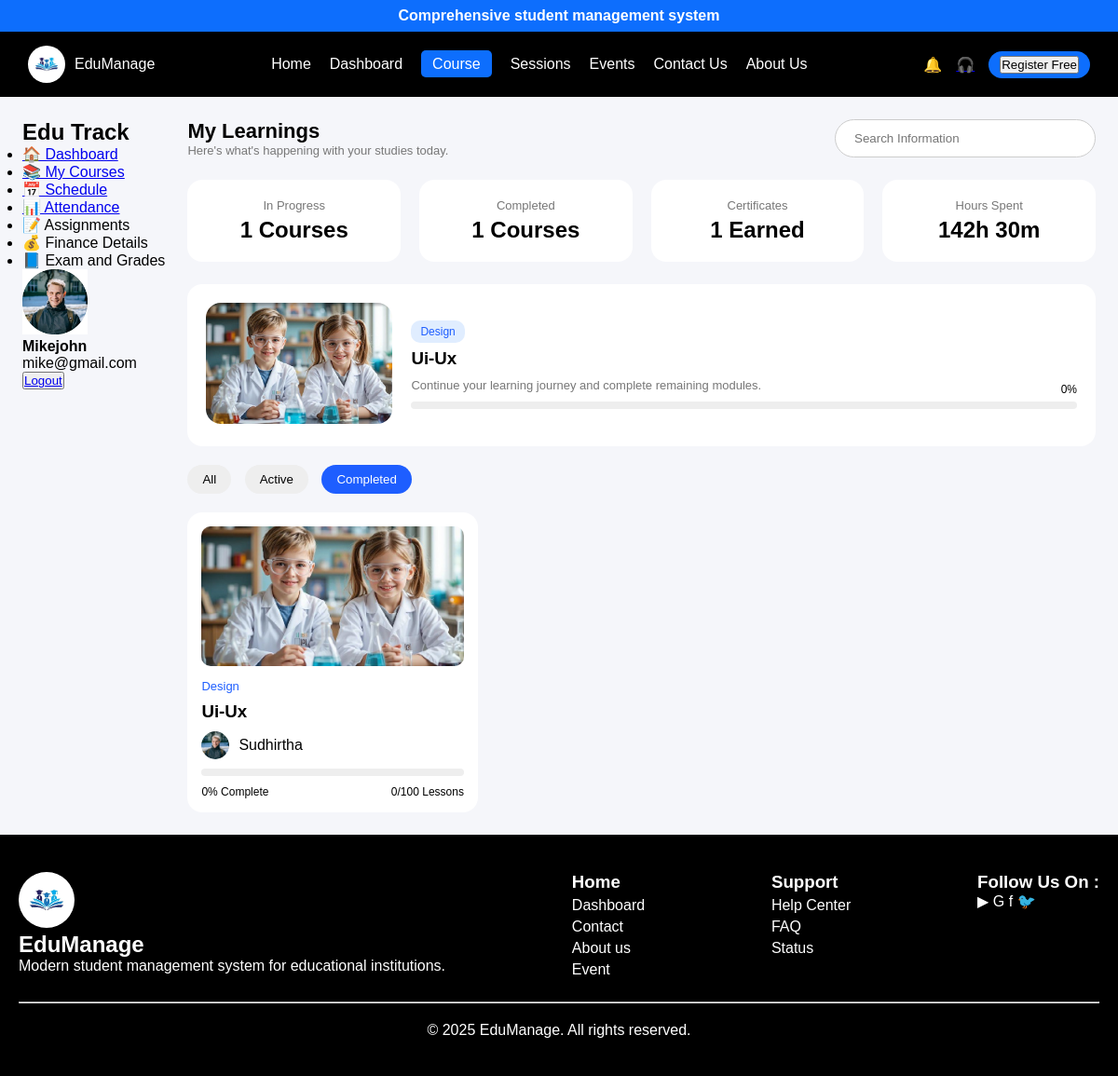
The app's page /course/?status=Completed with its own data.
### core/models.py (models this page shows, shortened)
class Course(models.Model):
    CATEGORY_CHOICES = [
        ('Development', 'Development'),
        ('Marketing', 'Marketing'),
        ('Design', 'Design'),
    ]
    title = models.CharField(max_length=200)
    category = models.CharField(max_length=100, choices=CATEGORY_CHOICES)
    instructor = models.CharField(max_length=100)
    image = models.ImageField(upload_to='courses/')
    progress = models.IntegerField(default=0)
    lessons_completed = models.IntegerField(default=0)
    total_lessons = models.IntegerField(default=100)
    status = models.CharField(
        max_length=20,
        choices=[('Active', 'Active'), ('Completed', 'Completed')],
        default='Active'
    )

### core/views.py (the view)
# urls.py: path('course/', views.course, name='course'),
def course(request):
    status = request.GET.get('status')
    courses = Course.objects.all()
    if status:
        courses = courses.filter(status=status)
    completed_count = Course.objects.filter(status='Completed').count()
    context = {
        'courses': courses,
        'completed_count': completed_count,
        'certificates': completed_count,  # simple logic
        'hours_spent': "142h 30m"  # static (can make dynamic later)
    }
    return render(request, 'course.html', context)

### core/templates/course.html (shortened to what this page needs)
{% extends 'base.html' %}
{% load static %}
{% block content %}
<link rel="stylesheet" href="{% static 'css/course.css' %}">
<section class="dashboard">
    {% include 'sidebar.html' %}
    <div class="dashboard-main">
        <div class="dashboard-top">
            <div>
                <h2>My Learnings</h2>
                <p>Here's what's happening with your studies today.</p>
            </div>
            <input class="search-box" type="text" placeholder="Search Information">
        </div>
        <div class="course-stats">
            <div class="stat-card">
                <p>In Progress</p>
                <h2>{{ courses|length }} Courses</h2>
            </div>
            <div class="stat-card">
                <p>Completed</p>
                <h2>{{ completed_count }} Courses</h2>
            </div>
            <div class="stat-card">
                <p>Certificates</p>
                <h2>{{ certificates }} Earned</h2>
            </div>
            <div class="stat-card">
                <p>Hours Spent</p>
                <h2>{{ hours_spent }}</h2>
            </div>
        </div>
        {% if courses %}
        <div class="continue-learning">
            <div class="cl-left">
                <img src="{{ courses.0.image.url }}">
            </div>
            <div class="cl-right">
                <span class="tag">{{ courses.0.category }}</span>
                <h3>{{ courses.0.title }}</h3>
                <p>
                    Continue your learning journey and complete remaining modules.
                </p>
                <div class="progress">
                    <span>{{ courses.0.progress }}%</span>
                </div>
            </div>
        </div>
        {% endif %}
        <div class="filter-bar">
            <a href="?"><button class="{% if not request.GET.status %}active{% endif %}">All</button></a>
            <a href="?status=Active"><button {% if request.GET.status == "Active" %}class="active"{% endif %}>Active</button></a>
            <a href="?status=Completed"><button {% if request.GET.status == "Completed" %}class="active"{% endif %}>Completed</button></a>
        </div>
        <div class="course-grid">
            {% for course in courses %}
            <div class="course-card">
                <img src="{{ course.image.url }}">
                <span class="category">{{ course.category }}</span>
                <h3>{{ course.title }}</h3>
                <div class="teacher">
                    <img src="{% static 'images/user.jpg' %}">
                    <p>{{ course.instructor }}</p>
                </div>
                <div class="progress">
                </div>
                <div class="course-footer">
                    <span>{{ course.progress }}% Complete</span>
                    <span>{{ course.lessons_completed }}/{{ course.total_lessons }} Lessons</span>
                </div>
            </div>
            {% empty %}
                <p>No courses available</p>
            {% endfor %}
        </div>
    </div>
</section>
{% endblock %}

### core/static/css/base.css (style rules this page uses)
* { margin: 0; padding: 0; box-sizing: border-box; font-family: Arial, sans-serif; }

### core/static/css/course.css (style rules this page uses)
:root { --primary: #1e5eff; --bg: #f5f6fa; --card: #ffffff; --text: #222; --subtext: #777; --radius: 16px; }
.dashboard { display: flex; gap: 24px; padding: 24px; background: var(--bg); }
.dashboard-main { flex: 1; min-width: 0; }
.dashboard-top { display: flex; justify-content: space-between; align-items: center; }
.dashboard-top h2 { font-size: 22px; font-weight: 600; }
.dashboard-top p { color: var(--subtext); font-size: 13px; }
.search-box { padding: 12px 20px; border-radius: 30px; border: 1px solid #ccc; width: 280px; }
.course-stats { display: grid; grid-template-columns: repeat(4, 1fr); gap: 20px; margin: 24px 0; }
.stat-card { background: var(--card); padding: 20px; border-radius: var(--radius); text-align: center; transition: 0.3s; }
.stat-card p { color: var(--subtext); font-size: 13px; }
.stat-card h2 { margin-top: 5px; }
.continue-learning { display: flex; gap: 20px; background: var(--card); padding: 20px; border-radius: var(--radius); margin-bottom: 20px; align-items: center; }
.cl-left img { width: 200px; height: 130px; object-fit: cover; border-radius: var(--radius); }
.cl-right { flex: 1; }
.tag { background: #e0edff; color: var(--primary); padding: 5px 10px; border-radius: 10px; font-size: 12px; }
.cl-right h3 { margin: 10px 0; }
.cl-right p { color: var(--subtext); font-size: 13px; }
.progress { position: relative; background: #eee; height: 8px; border-radius: 10px; margin-top: 10px; }
.progress span { position: absolute; right: 0; top: -20px; font-size: 12px; }
.filter-bar { margin: 20px 0; }
.filter-bar button { padding: 8px 16px; border-radius: 20px; border: none; margin-right: 10px; background: #eee; cursor: pointer; transition: 0.3s; }
.filter-bar .active { background: var(--primary); color: white; }
.course-grid { display: grid; grid-template-columns: repeat(auto-fill, minmax(250px, 1fr)); gap: 20px; }
.course-card { background: var(--card); border-radius: var(--radius); padding: 15px; transition: 0.3s; cursor: pointer; }
.course-card img { width: 100%; height: 150px; object-fit: cover; border-radius: 10px; }
.category { display: inline-block; color: var(--primary); font-size: 13px; margin-top: 10px; }
.course-card h3 { margin: 8px 0; }
.teacher { display: flex; align-items: center; gap: 10px; margin: 10px 0; }
.teacher img { width: 30px; height: 30px; border-radius: 50%; }
.course-footer { display: flex; justify-content: space-between; font-size: 12px; margin-top: 10px; }

### records on screen
Course: image (picture), category "Design", title "Ui-Ux", progress "0", instructor "Sudhirtha", lessons_completed "0", total_lessons "100"

### other values on screen
{{ courses|length }} "1"
{{ completed_count }} "1"
{{ certificates }} "1"
{{ hours_spent }} "142h 30m"
